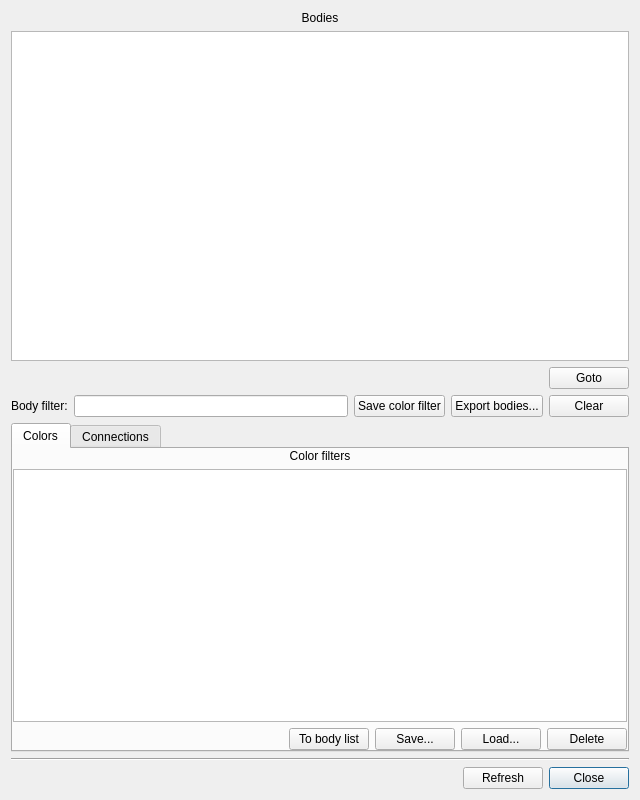
<?xml version="1.0" encoding="UTF-8"?>
<ui version="4.0">
 <class>FlyEmBodyInfoDialog</class>
 <widget class="QDialog" name="FlyEmBodyInfoDialog">
  <property name="geometry">
   <rect>
    <x>0</x>
    <y>0</y>
    <width>640</width>
    <height>800</height>
   </rect>
  </property>
  <property name="windowTitle">
   <string>Body information</string>
  </property>
  <layout class="QVBoxLayout" name="verticalLayout">
   <item>
    <widget class="QLabel" name="label_3">
     <property name="text">
      <string>Bodies</string>
     </property>
     <property name="alignment">
      <set>Qt::AlignCenter</set>
     </property>
    </widget>
   </item>
   <item>
    <widget class="QTableView" name="bodyTableView">
     <property name="sizePolicy">
      <sizepolicy hsizetype="Expanding" vsizetype="Expanding">
       <horstretch>0</horstretch>
       <verstretch>2</verstretch>
      </sizepolicy>
     </property>
     <property name="editTriggers">
      <set>QAbstractItemView::EditKeyPressed</set>
     </property>
     <property name="sortingEnabled">
      <bool>true</bool>
     </property>
     <attribute name="horizontalHeaderStretchLastSection">
      <bool>true</bool>
     </attribute>
     <attribute name="verticalHeaderVisible">
      <bool>false</bool>
     </attribute>
    </widget>
   </item>
   <item>
    <layout class="QHBoxLayout" name="horizontalLayout_3">
     <property name="bottomMargin">
      <number>0</number>
     </property>
     <item>
      <spacer name="horizontalSpacer">
       <property name="orientation">
        <enum>Qt::Horizontal</enum>
       </property>
       <property name="sizeHint" stdset="0">
        <size>
         <width>40</width>
         <height>20</height>
        </size>
       </property>
      </spacer>
     </item>
     <item>
      <widget class="QLabel" name="statusLabel">
       <property name="text">
        <string/>
       </property>
      </widget>
     </item>
     <item>
      <spacer name="horizontalSpacer_2">
       <property name="orientation">
        <enum>Qt::Horizontal</enum>
       </property>
       <property name="sizeHint" stdset="0">
        <size>
         <width>40</width>
         <height>20</height>
        </size>
       </property>
      </spacer>
     </item>
     <item>
      <widget class="QPushButton" name="gotoBodiesButton">
       <property name="text">
        <string>Goto</string>
       </property>
      </widget>
     </item>
    </layout>
   </item>
   <item>
    <layout class="QHBoxLayout" name="horizontalLayout_2">
     <property name="bottomMargin">
      <number>0</number>
     </property>
     <item>
      <widget class="QLabel" name="label">
       <property name="text">
        <string>Body filter:</string>
       </property>
      </widget>
     </item>
     <item>
      <widget class="QLineEdit" name="bodyFilterField">
       <property name="text">
        <string/>
       </property>
      </widget>
     </item>
     <item>
      <widget class="QPushButton" name="saveColorFilterButton">
       <property name="text">
        <string>Save color filter</string>
       </property>
      </widget>
     </item>
     <item>
      <widget class="QPushButton" name="exportBodiesButton">
       <property name="text">
        <string>Export bodies...</string>
       </property>
      </widget>
     </item>
     <item>
      <widget class="QPushButton" name="clearFilterButton">
       <property name="text">
        <string>Clear</string>
       </property>
      </widget>
     </item>
    </layout>
   </item>
   <item>
    <widget class="QTabWidget" name="tabWidget">
     <property name="sizePolicy">
      <sizepolicy hsizetype="Expanding" vsizetype="Expanding">
       <horstretch>0</horstretch>
       <verstretch>2</verstretch>
      </sizepolicy>
     </property>
     <property name="currentIndex">
      <number>0</number>
     </property>
     <widget class="QWidget" name="colorTab">
      <attribute name="title">
       <string>Colors</string>
      </attribute>
      <layout class="QVBoxLayout" name="verticalLayout_2">
       <property name="leftMargin">
        <number>0</number>
       </property>
       <property name="topMargin">
        <number>0</number>
       </property>
       <property name="rightMargin">
        <number>0</number>
       </property>
       <property name="bottomMargin">
        <number>0</number>
       </property>
       <item>
        <widget class="QLabel" name="label_2">
         <property name="text">
          <string>Color filters</string>
         </property>
         <property name="alignment">
          <set>Qt::AlignCenter</set>
         </property>
        </widget>
       </item>
       <item>
        <widget class="QTableView" name="filterTableView">
         <property name="sizePolicy">
          <sizepolicy hsizetype="Expanding" vsizetype="Expanding">
           <horstretch>0</horstretch>
           <verstretch>1</verstretch>
          </sizepolicy>
         </property>
         <property name="editTriggers">
          <set>QAbstractItemView::EditKeyPressed</set>
         </property>
         <property name="selectionMode">
          <enum>QAbstractItemView::SingleSelection</enum>
         </property>
         <property name="selectionBehavior">
          <enum>QAbstractItemView::SelectRows</enum>
         </property>
         <property name="sortingEnabled">
          <bool>true</bool>
         </property>
         <attribute name="horizontalHeaderStretchLastSection">
          <bool>true</bool>
         </attribute>
        </widget>
       </item>
       <item>
        <layout class="QHBoxLayout" name="horizontalLayout_4">
         <property name="leftMargin">
          <number>20</number>
         </property>
         <property name="bottomMargin">
          <number>0</number>
         </property>
         <item>
          <spacer name="horizontalSpacer_4">
           <property name="orientation">
            <enum>Qt::Horizontal</enum>
           </property>
           <property name="sizeHint" stdset="0">
            <size>
             <width>40</width>
             <height>20</height>
            </size>
           </property>
          </spacer>
         </item>
         <item>
          <widget class="QPushButton" name="toBodyListButton">
           <property name="text">
            <string>To body list</string>
           </property>
          </widget>
         </item>
         <item>
          <widget class="QPushButton" name="saveButton">
           <property name="text">
            <string>Save...</string>
           </property>
          </widget>
         </item>
         <item>
          <widget class="QPushButton" name="loadButton">
           <property name="text">
            <string>Load...</string>
           </property>
          </widget>
         </item>
         <item>
          <widget class="QPushButton" name="deleteButton">
           <property name="text">
            <string>Delete</string>
           </property>
          </widget>
         </item>
        </layout>
       </item>
      </layout>
     </widget>
     <widget class="QWidget" name="connectionsTab">
      <attribute name="title">
       <string>Connections</string>
      </attribute>
      <layout class="QVBoxLayout" name="verticalLayout_3" stretch="0,0">
       <property name="leftMargin">
        <number>0</number>
       </property>
       <property name="topMargin">
        <number>0</number>
       </property>
       <property name="rightMargin">
        <number>0</number>
       </property>
       <property name="bottomMargin">
        <number>0</number>
       </property>
       <item>
        <widget class="QLabel" name="connectionBodyLabel">
         <property name="text">
          <string>Connections for body xxxx</string>
         </property>
         <property name="alignment">
          <set>Qt::AlignHCenter|Qt::AlignTop</set>
         </property>
        </widget>
       </item>
       <item>
        <layout class="QHBoxLayout" name="horizontalLayout_5">
         <item>
          <layout class="QVBoxLayout" name="verticalLayout_4">
           <property name="leftMargin">
            <number>0</number>
           </property>
           <property name="topMargin">
            <number>0</number>
           </property>
           <item>
            <widget class="QLabel" name="ioBodyTableLabel">
             <property name="text">
              <string>Inputs</string>
             </property>
             <property name="alignment">
              <set>Qt::AlignHCenter|Qt::AlignTop</set>
             </property>
            </widget>
           </item>
           <item>
            <widget class="QTableView" name="ioBodyTableView">
             <property name="editTriggers">
              <set>QAbstractItemView::EditKeyPressed</set>
             </property>
             <property name="sortingEnabled">
              <bool>true</bool>
             </property>
             <attribute name="verticalHeaderVisible">
              <bool>false</bool>
             </attribute>
            </widget>
           </item>
          </layout>
         </item>
         <item>
          <layout class="QVBoxLayout" name="verticalLayout_5">
           <property name="leftMargin">
            <number>0</number>
           </property>
           <item>
            <widget class="QLabel" name="connectionsTableLabel">
             <property name="text">
              <string>Connections</string>
             </property>
             <property name="alignment">
              <set>Qt::AlignHCenter|Qt::AlignTop</set>
             </property>
            </widget>
           </item>
           <item>
            <widget class="QTableView" name="connectionsTableView">
             <property name="editTriggers">
              <set>QAbstractItemView::EditKeyPressed</set>
             </property>
             <property name="sortingEnabled">
              <bool>true</bool>
             </property>
             <attribute name="verticalHeaderVisible">
              <bool>false</bool>
             </attribute>
            </widget>
           </item>
          </layout>
         </item>
        </layout>
       </item>
      </layout>
     </widget>
    </widget>
   </item>
   <item>
    <widget class="Line" name="line_2">
     <property name="orientation">
      <enum>Qt::Horizontal</enum>
     </property>
    </widget>
   </item>
   <item>
    <layout class="QHBoxLayout" name="horizontalLayout">
     <item>
      <spacer name="horizontalSpacer_3">
       <property name="orientation">
        <enum>Qt::Horizontal</enum>
       </property>
       <property name="sizeHint" stdset="0">
        <size>
         <width>40</width>
         <height>20</height>
        </size>
       </property>
      </spacer>
     </item>
     <item>
      <widget class="QPushButton" name="refreshButton">
       <property name="text">
        <string>Refresh</string>
       </property>
      </widget>
     </item>
     <item>
      <widget class="QPushButton" name="closeButton">
       <property name="text">
        <string>Close</string>
       </property>
       <property name="default">
        <bool>true</bool>
       </property>
      </widget>
     </item>
    </layout>
   </item>
  </layout>
 </widget>
 <resources/>
 <connections/>
</ui>
